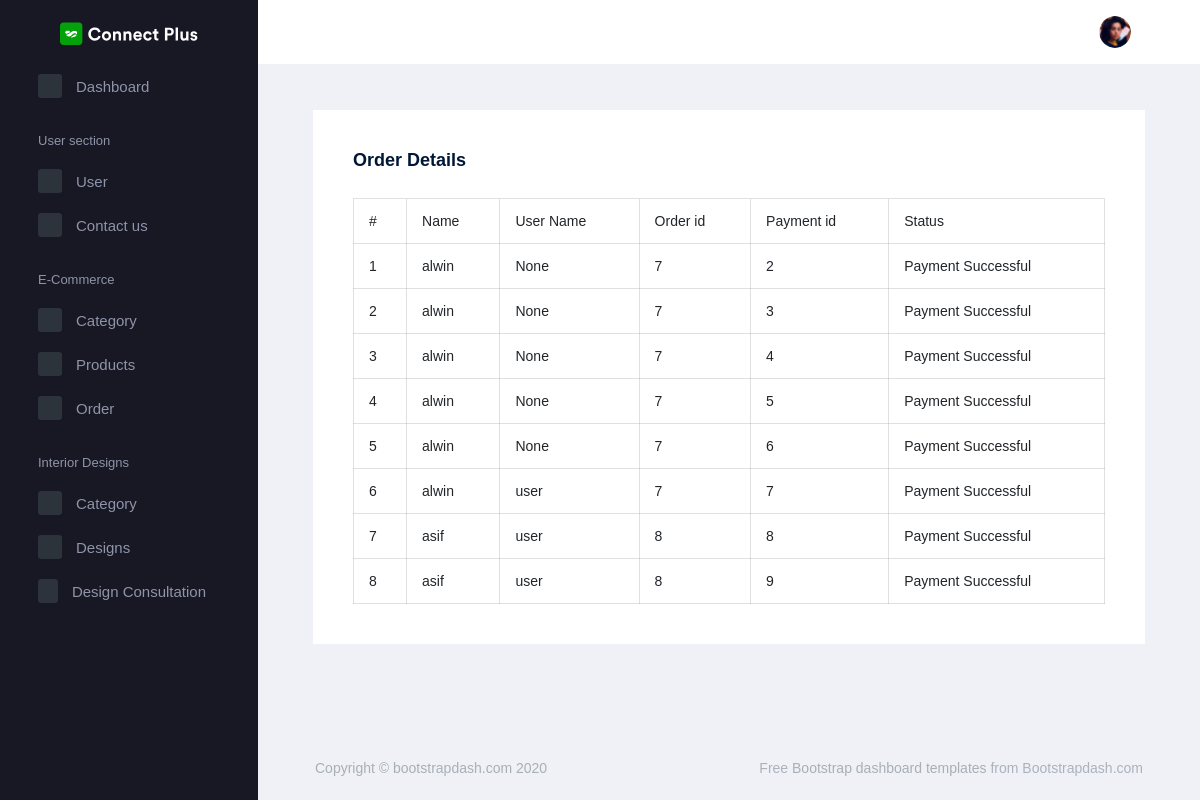
Before: /AdminApp/display_order/ with the older database file.
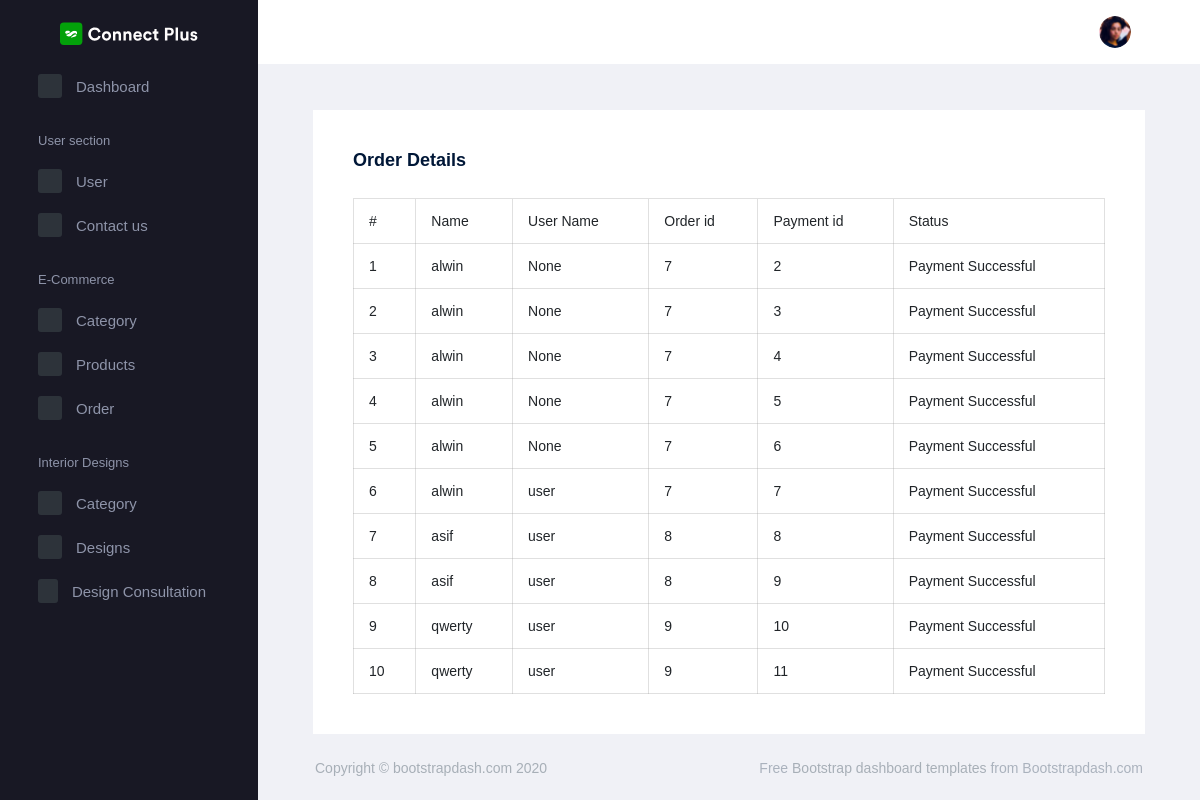
After: the same page with the newer database file.
### WebApp/models.py (models this page shows, shortened)
class OrderTracking(models.Model):
    order = models.ForeignKey(OrderDb, on_delete=models.CASCADE)
    payment = models.ForeignKey(PaymentDetails, on_delete=models.CASCADE)
    user_name = models.CharField(max_length=100, null=True, blank=True)
    tracking_status = models.CharField(max_length=100, default="Payment Successful")
    tracking_number = models.CharField(max_length=100, blank=True, null=True)  # Optional tracking number
    created_at = models.DateTimeField(auto_now_add=True)
    updated_at = models.DateTimeField(auto_now=True)

class OrderDb(models.Model):
    Name = models.CharField(max_length=100, null=True, blank=True)
    Email = models.EmailField(max_length=100, null=True, blank=True)
    Address = models.CharField(max_length=200, null=True, blank=True)
    ShippingAddress = models.CharField(max_length=200, null=True, blank=True)
    Mobile = models.IntegerField(null=True, blank=True)
    state = models.CharField(max_length=100, null=True, blank=True)
    Pin = models.IntegerField(null=True, blank=True)
    TotalPrice = models.IntegerField(null=True, blank=True)
    Message = models.CharField(max_length=200, null=True, blank=True)

class PaymentDetails(models.Model):
    order = models.ForeignKey(OrderDb, on_delete=models.CASCADE)
    user_name = models.CharField(max_length=100, null=True, blank=True)
    payment_id = models.CharField(max_length=255)
    amount = models.CharField(max_length=255)
    status = models.CharField(max_length=50, default="Pending")
    created_at = models.DateTimeField(auto_now_add=True)

### AdminApp/views.py (the view)
# urls.py: path('display_order/', views.display_order, name="display_order"),
def display_order(request):
    order = OrderTracking.objects.all()
    return render(request, "display_order.html", {'order': order})

### AdminApp/templates/display_order.html (shortened to what this page needs)
<!DOCTYPE html>
{% extends 'index.html' %}
{% block content %}
<html lang="en">
<head>
</head>
<body>
<div class="col-lg-12 stretch-card">
    <div class="card">
        <div class="card-body">
            <h4 class="card-title">Order details</h4>
            <table class="table table-bordered ">
                <thead>
                <tr>
                    <th> #</th>
                    <th> Name</th>
                    <th> User Name</th>
                    <th> Order id</th>
                    <th> Payment id</th>
                    <th> Status </th>
                </tr>
                </thead>
                <tbody>
                {% for d in order %}
                <tr>
                    <td>{{forloop.counter}}</td>
                    <td>{{d.order.Name}}</td>
                    <td>{{d.user_name}}</td>
                    <td>{{d.order.id}}</td>
                    <td>{{d.payment.id}}</td>
                    <td>{{d.tracking_status}}</td>
                </tr>
                {% endfor %}
                </tbody>
            </table>
        </div>
    </div>
</div>
</body>
</html>
{% endblock %}

### AdminApp/templates/index.html (shortened to what this page needs)
<!DOCTYPE html>
{% load static %}
<html lang="en">
<head>
    <link rel="stylesheet" href="{% static 'adminstyle/assets/vendors/mdi/css/materialdesignicons.min.css' %}">
    <link rel="stylesheet" href="{% static 'adminstyle/assets/vendors/flag-icon-css/css/flag-icon.min.css' %}">
    <link rel="stylesheet" href="{% static 'adminstyle/assets/vendors/css/vendor.bundle.base.css' %}">
    <link rel="stylesheet" href="{% static 'adminstyle/assets/css/style.css' %}">
</head>
<body>
<div class="container-scroller">
    <nav class="navbar default-layout-navbar col-lg-12 col-12 p-0 fixed-top d-flex flex-row">
        <div class="text-center navbar-brand-wrapper d-flex align-items-center justify-content-center">
            <a class="navbar-brand brand-logo" href="{% url 'index' %}"><img
                    src="{% static 'adminstyle/assets/images/logo.svg' %}" alt="logo"/></a>
        </div>
        <div class="navbar-menu-wrapper d-flex align-items-stretch">
            <button class="navbar-toggler navbar-toggler align-self-center" type="button" data-toggle="minimize">
                <span class="mdi mdi-menu"></span>
            </button>
            <ul class="navbar-nav navbar-nav-right">
                <li class="nav-item nav-profile dropdown">
                    <a class="nav-link dropdown-toggle" id="profileDropdown" href="#" data-toggle="dropdown"
                       aria-expanded="false">
                        <div class="nav-profile-img">
                            <img src="{% static 'adminstyle/assets/images/faces/face28.png' %}" alt="image">
                        </div>
                    </a>
                </li>
            </ul>
        </div>
    </nav>
    <div class="container-fluid page-body-wrapper">
        <nav class="sidebar sidebar-offcanvas" id="sidebar">
            <ul class="nav">
                <li class="nav-item">
                    <a class="nav-link" href="{% url 'index' %}">
                        <span class="icon-bg"><i class="mdi mdi-cube menu-icon"></i></span>
                        <span class="menu-title">Dashboard</span>
                    </a>
                </li>
                <li class="nav-item nav-category">User section</li>
                <li class="nav-item">
                    <a class="nav-link" data-toggle="collapse" href="#ui-user" aria-expanded="false"
                       aria-controls="ui-basic">
                        <span class="icon-bg"><i class="mdi mdi-crosshairs-gps menu-icon"></i></span>
                        <span class="menu-title">User</span>
                        <i class="menu-arrow"></i>
                    </a>
                </li>
                <li class="nav-item">
                    <a class="nav-link" data-toggle="collapse" href="#ui-basics" aria-expanded="false"
                       aria-controls="ui-basic">
                        <span class="icon-bg"><i class="mdi mdi-crosshairs-gps menu-icon"></i></span>
                        <span class="menu-title">Contact us</span>
                        <i class="menu-arrow"></i>
                    </a>
                </li>
                <li class="nav-item nav-category">E-Commerce</li>
                <li class="nav-item">
                    <a class="nav-link" data-toggle="collapse" href="#ui-basic" aria-expanded="false"
                       aria-controls="ui-basic">
                        <span class="icon-bg"><i class="mdi mdi-crosshairs-gps menu-icon"></i></span>
                        <span class="menu-title">Category</span>
                        <i class="menu-arrow"></i>
                    </a>
                </li>
                <li class="nav-item">
                    <a class="nav-link" data-toggle="collapse" href="#auth" aria-expanded="false" aria-controls="auth">
                        <span class="icon-bg"><i class="mdi mdi-lock menu-icon"></i></span>
                        <span class="menu-title">Products</span>
                        <i class="menu-arrow"></i>
                    </a>
                </li>
                <li class="nav-item">
                    <a class="nav-link" data-toggle="collapse" href="#ui-ba" aria-expanded="false"
                       aria-controls="ui-basic">
                        <span class="icon-bg"><i class="mdi mdi-crosshairs-gps menu-icon"></i></span>
                        <span class="menu-title">Order </span>
                        <i class="menu-arrow"></i>
                    </a>
                </li>
                <li class="nav-item nav-category">Interior Designs</li>
                <li class="nav-item">
                    <a class="nav-link" data-toggle="collapse" href="#ui-category" aria-expanded="false"
                       aria-controls="ui-basic">
                        <span class="icon-bg"><i class="mdi mdi-crosshairs-gps menu-icon"></i></span>
                        <span class="menu-title">Category</span>
                        <i class="menu-arrow"></i>
                    </a>
                </li>
                <li class="nav-item">
                    <a class="nav-link" data-toggle="collapse" href="#ui-design" aria-expanded="false"
                       aria-controls="ui-basic">
                        <span class="icon-bg"><i class="mdi mdi-crosshairs-gps menu-icon"></i></span>
                        <span class="menu-title">Designs</span>
                        <i class="menu-arrow"></i>
                    </a>
                </li>
                <li class="nav-item">
                    <a class="nav-link" data-toggle="collapse" href="#ui-basic1" aria-expanded="false"
                       aria-controls="ui-basic">
                        <span class="icon-bg"><i class="mdi mdi-crosshairs-gps menu-icon"></i></span>
                        <span class="menu-title">Design Consultation</span>
                        <i class="menu-arrow"></i>
                    </a>
                </li>
            </ul>
        </nav>
        <div class="main-panel">
            <div class="content-wrapper">
                {% block content %}{% endblock %}
            </div>
            <footer class="footer">
                <div class="footer-inner-wraper">
                    <div class="d-sm-flex justify-content-center justify-content-sm-between">
                        <span class="text-muted d-block text-center text-sm-left d-sm-inline-block">Copyright © bootstrapdash.com 2020</span>
                        <span class="float-none float-sm-right d-block mt-1 mt-sm-0 text-center"> Free <a
                                href="https://www.bootstrapdash.com/" target="_blank">Bootstrap dashboard templates</a> from Bootstrapdash.com</span>
                    </div>
                </div>
            </footer>
        </div>
    </div>
</div>
</body>
</html>

Changed rows visible on the page:
added OrderTracking: order.Name "qwerty", user_name "user", order.id "9", payment.id "10", tracking_status "Payment Successful"
added OrderTracking: order.Name "qwerty", user_name "user", order.id "9", payment.id "11", tracking_status "Payment Successful"
